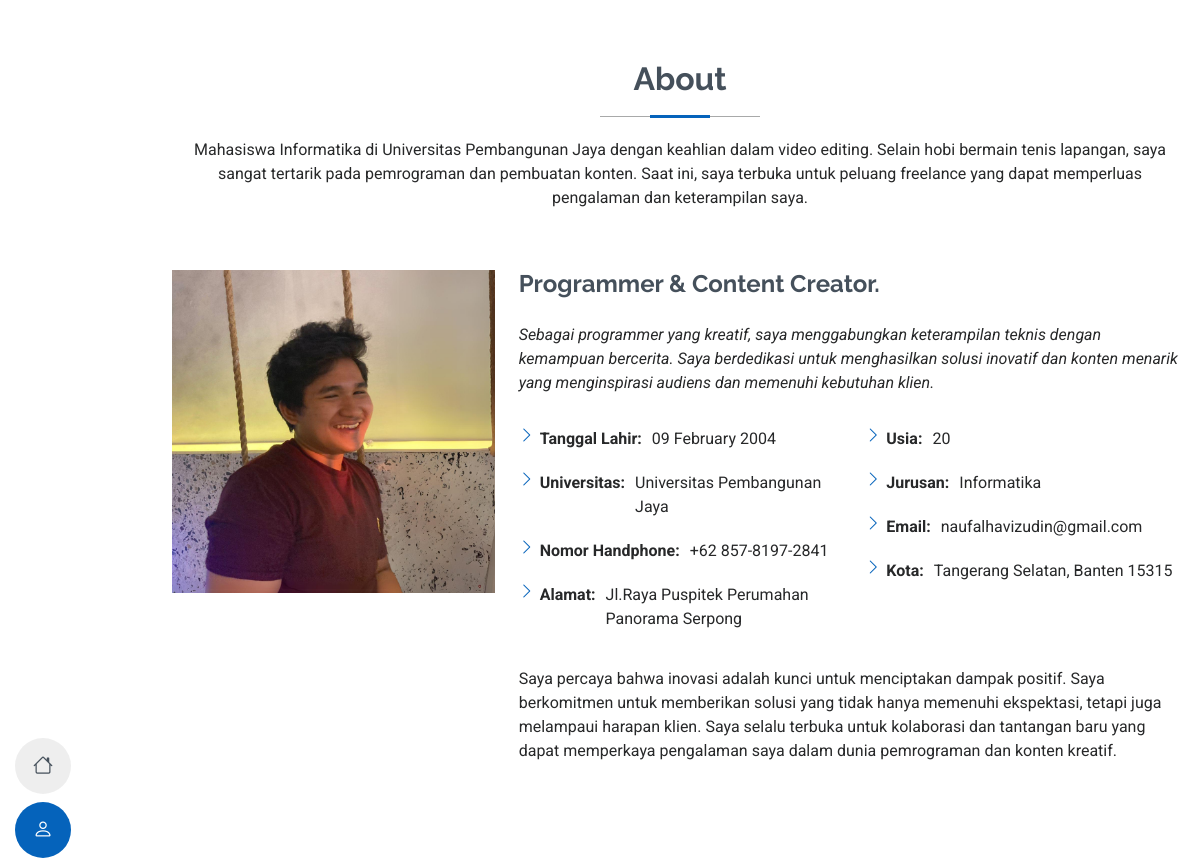
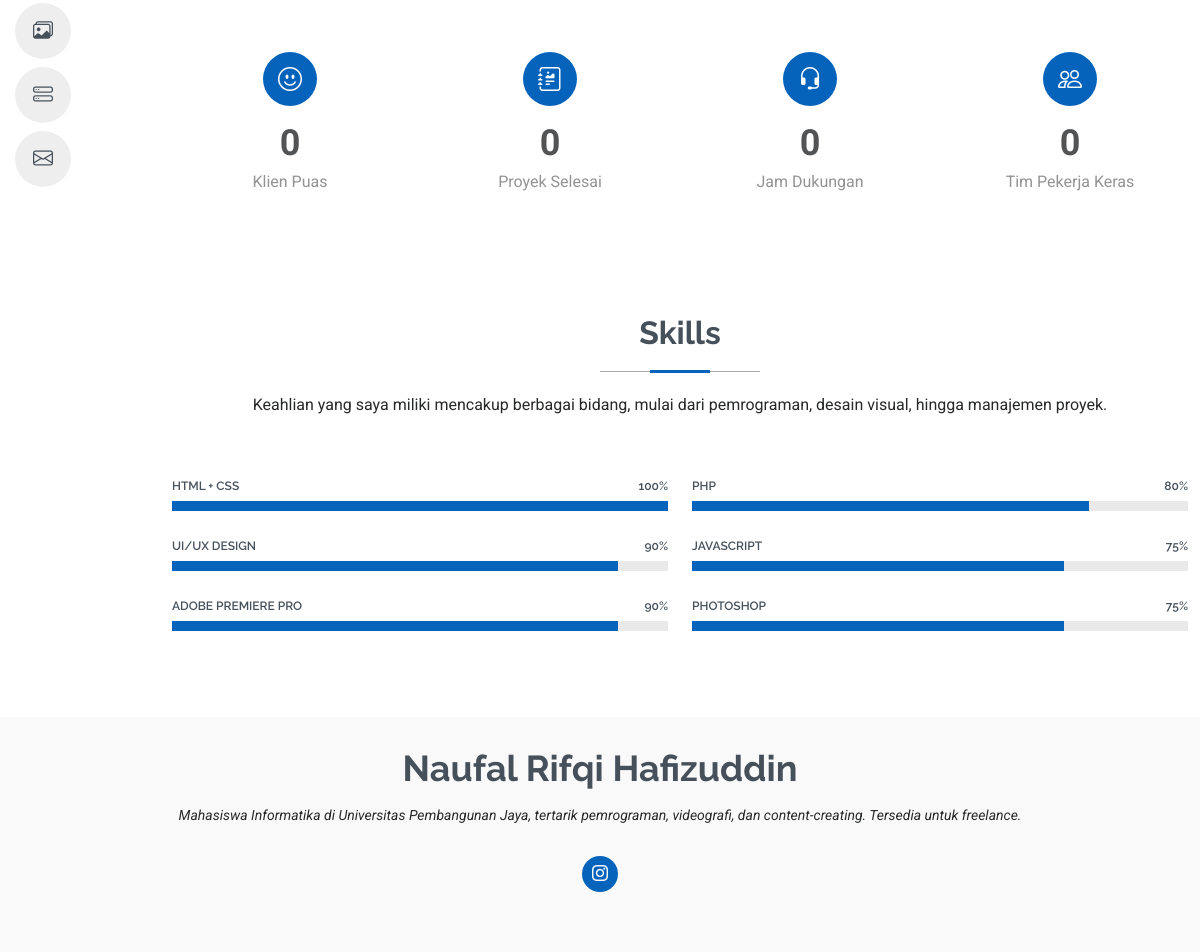
Page /about.php on the committed database (2 pictures, top to bottom).
### tables this page shows
CREATE TABLE `biodata` (
  `id` int(11) NOT NULL,
  `nama` varchar(100) NOT NULL,
  `tanggal_lahir` date DEFAULT NULL,
  `universitas` varchar(100) DEFAULT NULL,
  `nomor_handphone` varchar(20) DEFAULT NULL,
  `alamat` varchar(255) DEFAULT NULL,
  `kota` varchar(100) DEFAULT NULL,
  `jurusan` varchar(100) DEFAULT NULL,
  `email` varchar(100) DEFAULT NULL
);

CREATE TABLE `skills` (
  `id` int(11) NOT NULL,
  `skill_name` varchar(100) NOT NULL,
  `proficiency` int(11) DEFAULT NULL CHECK (`proficiency` between 0 and 100)
);

### helpers/helpers.php (called while the page is built, shortened)
<?php
function base_url($path = '')
{
  $protocol = (!empty($_SERVER['HTTPS']) && $_SERVER['HTTPS'] !== 'off' || $_SERVER['SERVER_PORT'] == 443) ? "https://" : "http://";
  $host = $_SERVER['HTTP_HOST'];
  $projectPath = dirname($_SERVER['SCRIPT_NAME']);
  $url = $protocol . $host . rtrim($projectPath, '/');
  return $url . '/' . ltrim($path, '/');
}

### about.php (the view)
<?php
include 'layout/header.php';
include 'helpers/db_connection.php';
$biodata_query = "SELECT * FROM biodata FIRST";
$biodata_result = $conn->query($biodata_query);
$biodata = $biodata_result->fetch_assoc();
$tanggal_lahir = new DateTime($biodata['tanggal_lahir']);
$today = new DateTime();
$usia = $today->diff($tanggal_lahir)->y;
$skills_query = "SELECT * FROM skills ORDER BY proficiency DESC";
$skills_result = $conn->query($skills_query);
?>
<main>
  <section id="about" class="about section">
    <div class="container section-title" data-aos="fade-up">
      <h2>About</h2>
      <p>Mahasiswa Informatika di Universitas Pembangunan Jaya dengan keahlian dalam video editing. Selain hobi bermain
        tenis lapangan, saya sangat tertarik pada pemrograman dan pembuatan konten. Saat ini, saya terbuka untuk peluang
        freelance yang dapat memperluas pengalaman dan keterampilan saya.</p>
    </div>
    <div class="container" data-aos="fade-up" data-aos-delay="100">
      <div class="row gy-4 justify-content-center">
        <div class="col-lg-4">
          <img src="<?php echo base_url("assets/img/profile-img.png") ?>" class="img-fluid" alt="">
        </div>
        <div class="col-lg-8 content">
          <h2>Programmer &amp; Content Creator.</h2>
          <p class="fst-italic py-3">
            Sebagai programmer yang kreatif, saya menggabungkan keterampilan teknis dengan kemampuan bercerita. Saya
            berdedikasi untuk menghasilkan solusi inovatif dan konten menarik yang menginspirasi audiens dan memenuhi
            kebutuhan klien.
          </p>
          <div class="row">
            <div class="col-lg-6">
              <ul>
                <li class="d-flex align-items-start"><i class="bi bi-chevron-right"></i> <strong>Tanggal Lahir:</strong>
                  <span><?= date("d F Y", strtotime($biodata['tanggal_lahir'])) ?></span>
                </li>
                <li class="d-flex align-items-start"><i class="bi bi-chevron-right"></i> <strong>Universitas:</strong>
                  <span><?= $biodata['universitas'] ?></span>
                </li>
                <li class="d-flex align-items-start"><i class="bi bi-chevron-right"></i> <strong>Nomor
                    Handphone:</strong>
                  <span><?= $biodata['nomor_handphone'] ?></span>
                </li>
                <li class="d-flex align-items-start"><i class="bi bi-chevron-right"></i> <strong>Alamat:</strong>
                  <span><?= $biodata['alamat'] ?></span>
                </li>
              </ul>
            </div>
            <div class="col-lg-6">
              <ul>
                <li class="d-flex align-items-start"><i class="bi bi-chevron-right"></i> <strong>Usia:</strong>
                  <span><?= $usia ?></span></li>
                <li class="d-flex align-items-start"><i class="bi bi-chevron-right"></i> <strong>Jurusan:</strong>
                  <span><?= $biodata['jurusan'] ?></span>
                </li>
                <li class="d-flex align-items-start"><i class="bi bi-chevron-right"></i> <strong>Email:</strong>
                  <span><?= $biodata['email'] ?></span>
                </li>
                <li class="d-flex align-items-start"><i class="bi bi-chevron-right"></i> <strong>Kota:</strong>
                  <span><?= $biodata['kota'] ?></span></li>
              </ul>
            </div>
          </div>
          <p class="py-3">
            Saya percaya bahwa inovasi adalah kunci untuk menciptakan dampak positif. Saya berkomitmen untuk memberikan
            solusi yang tidak hanya memenuhi
            ekspektasi, tetapi juga melampaui harapan klien. Saya selalu terbuka untuk kolaborasi dan tantangan baru
            yang dapat memperkaya pengalaman saya dalam dunia pemrograman dan konten kreatif.
          </p>
        </div>
      </div>
    </div>
  </section>
  <section id="stats" class="stats section">
    <div class="container" data-aos="fade-up" data-aos-delay="100">
      <div class="row gy-4">
        <div class="col-lg-3 col-md-6 d-flex flex-column align-items-center">
          <i class="bi bi-emoji-smile"></i>
          <div class="stats-item">
            <span data-purecounter-start="0" data-purecounter-end="32" data-purecounter-duration="1"
              class="purecounter"></span>
            <p>Klien Puas</p>
          </div>
        </div>
        <div class="col-lg-3 col-md-6 d-flex flex-column align-items-center">
          <i class="bi bi-journal-richtext"></i>
          <div class="stats-item">
            <span data-purecounter-start="0" data-purecounter-end="51" data-purecounter-duration="1"
              class="purecounter"></span>
            <p>Proyek Selesai</p>
          </div>
        </div>
        <div class="col-lg-3 col-md-6 d-flex flex-column align-items-center">
          <i class="bi bi-headset"></i>
          <div class="stats-item">
            <span data-purecounter-start="0" data-purecounter-end="763" data-purecounter-duration="1"
              class="purecounter"></span>
            <p>Jam Dukungan</p>
          </div>
        </div>
        <div class="col-lg-3 col-md-6 d-flex flex-column align-items-center">
          <i class="bi bi-people"></i>
          <div class="stats-item">
            <span data-purecounter-start="0" data-purecounter-end="7" data-purecounter-duration="1"
              class="purecounter"></span>
            <p>Tim Pekerja Keras</p>
          </div>
        </div>
      </div>
    </div>
  </section>
  <section id="skills" class="skills section">
    <div class="container section-title" data-aos="fade-up">
      <h2>Skills</h2>
      <p>Keahlian yang saya miliki mencakup berbagai bidang, mulai dari pemrograman, desain visual, hingga manajemen
        proyek.</p>
    </div>
    <div class="container" data-aos="fade-up" data-aos-delay="100">
      <div class="row skills-content skills-animation">
        <div class="col-lg-6">
          <?php
          $skills_array = [];
          while ($skill = $skills_result->fetch_assoc()) {
            $skills_array[] = $skill;
          }
          $total_skills = count($skills_array);
          $half_skills = ceil($total_skills / 2);
          for ($i = 0; $i < $half_skills; $i++) {
            $skill = $skills_array[$i];
          ?>
          <div class="progress">
            <span class="skill"><span><?= $skill['skill_name'] ?></span> <i
                class="val"><?= $skill['proficiency'] ?>%</i></span>
            <div class="progress-bar-wrap">
              <div class="progress-bar" role="progressbar" aria-valuenow="<?= $skill['proficiency'] ?>"
                aria-valuemin="0" aria-valuemax="100" style="width: <?= $skill['proficiency'] ?>%;"></div>
            </div>
          </div>
          <?php
          }
          ?>
        </div>
        <div class="col-lg-6">
          <?php
          for ($i = $half_skills; $i < $total_skills; $i++) {
            $skill = $skills_array[$i];
          ?>
          <div class="progress">
            <span class="skill"><span><?= $skill['skill_name'] ?></span> <i
                class="val"><?= $skill['proficiency'] ?>%</i></span>
            <div class="progress-bar-wrap">
              <div class="progress-bar" role="progressbar" aria-valuenow="<?= $skill['proficiency'] ?>"
                aria-valuemin="0" aria-valuemax="100" style="width: <?= $skill['proficiency'] ?>%;"></div>
            </div>
          </div>
          <?php
          }
          ?>
        </div>
      </div>
    </div>
  </section>
</main>
<?php include 'layout/footer.php'; ?>

### assets/css/main.css (style rules this page uses)
:root { --default-font: "Roboto", system-ui, -apple-system, "Segoe UI", Roboto, "Helvetica Neue", Arial, "Noto Sans", "Liberation Sans", sans-serif, "Apple Color Emoji", "Segoe UI Emoji", "Segoe UI Symbol", "Noto Color Emoji"; --heading-font: "Raleway", sans-serif; --nav-font: "Poppins", sans-serif; }
:root { --background-color: #ffffff; --default-color: #272829; --heading-color: #45505b; --accent-color: #0563bb; --surface-color: #ffffff; --contrast-color: #ffffff; }
:root { --nav-color: #45505b; --nav-hover-color: #0563bb; --nav-mobile-background-color: #ffffff; --nav-dropdown-background-color: #ffffff; --nav-dropdown-color: #212529; --nav-dropdown-hover-color: #0563bb; }
:root { scroll-behavior: smooth; }
body { color: var(--default-color); background-color: var(--background-color); font-family: var(--default-font); }
h1, h2, h3, h4, h5, h6 { color: var(--heading-color); font-family: var(--heading-font); }
@media (min-width: 1200px) and (max-width: 1600px) { .header~main { margin-left: 160px; } }
section, .section { color: var(--default-color); background-color: var(--background-color); padding: 60px 0; overflow: clip; }
.section-title { text-align: center; padding-bottom: 60px; position: relative; }
.section-title h2 { font-size: 32px; font-weight: 700; margin-bottom: 20px; padding-bottom: 20px; position: relative; }
.section-title h2:before { content: ""; position: absolute; display: block; width: 160px; height: 1px; background: color-mix(in srgb, var(--default-color), transparent 60%); left: 0; right: 0; bottom: 1px; margin: auto; }
.section-title h2::after { content: ""; position: absolute; display: block; width: 60px; height: 3px; background: var(--accent-color); left: 0; right: 0; bottom: 0; margin: auto; }
.section-title p { margin-bottom: 0; }
.about .content h2 { font-weight: 700; font-size: 24px; }
.about .content ul { list-style: none; padding: 0; }
.about .content ul li { margin-bottom: 20px; display: flex; align-items: center; }
.about .content ul strong { margin-right: 10px; }
.about .content ul i { font-size: 16px; margin-right: 5px; color: var(--accent-color); line-height: 0; }
.stats i { background-color: var(--accent-color); color: var(--contrast-color); width: 54px; height: 54px; font-size: 24px; border-radius: 50px; display: inline-flex; align-items: center; justify-content: center; position: relative; z-index: 1; }
.stats .stats-item { margin-top: 10px; width: 100%; position: relative; text-align: center; z-index: 0; }
.stats .stats-item span { font-size: 36px; display: block; font-weight: 700; color: color-mix(in srgb, var(--default-color), transparent 20%); }
.stats .stats-item p { padding: 0; margin: 0; color: color-mix(in srgb, var(--default-color), transparent 50%); font-size: 16px; }
.skills .progress { height: 60px; display: block; background: none; border-radius: 0; }
.skills .progress .skill { color: var(--heading-color); padding: 0; margin: 0 0 6px 0; text-transform: uppercase; display: block; font-weight: 600; font-family: var(--heading-font); }
.skills .progress .skill .val { float: right; font-style: normal; }
.skills .progress-bar-wrap { background: color-mix(in srgb, var(--default-color), transparent 90%); height: 10px; }
.skills .progress-bar { width: 1px; height: 10px; transition: 0.9s; background-color: var(--accent-color); }

### rows in the picture
biodata: tanggal_lahir "09 February 2004", universitas "Universitas Pembangunan Jaya", nomor_handphone "+62 857-8197-2841", alamat "Jl.Raya Puspitek Perumahan Panorama Serpong", jurusan "Informatika", email "naufalhavizudin@gmail.com", kota "Tangerang Selatan, Banten 15315"
skills: skill_name "HTML + CSS", proficiency "100"
skills: skill_name "UI/UX DESIGN", proficiency "90"
skills: skill_name "ADOBE PREMIERE PRO", proficiency "90"
skills: skill_name "PHP", proficiency "80"
skills: skill_name "JAVASCRIPT", proficiency "75"
skills: skill_name "PHOTOSHOP", proficiency "75"
